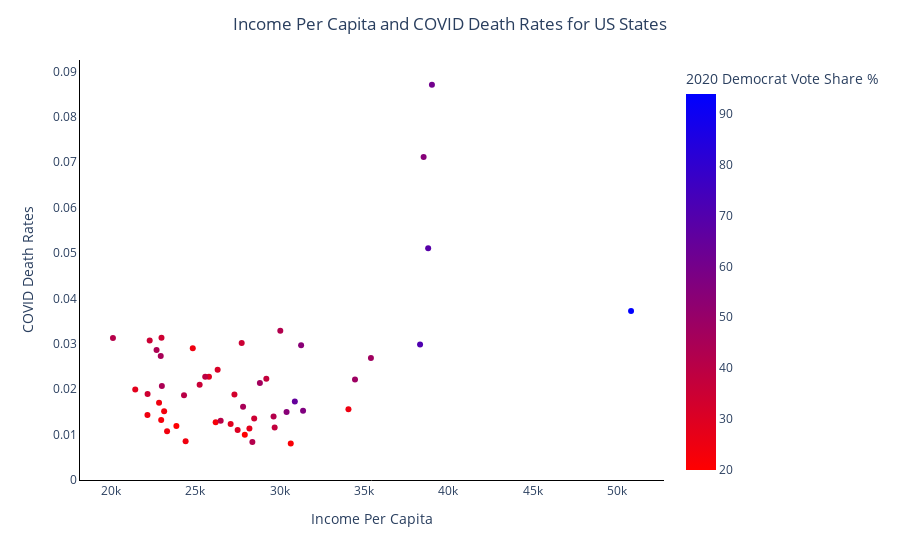
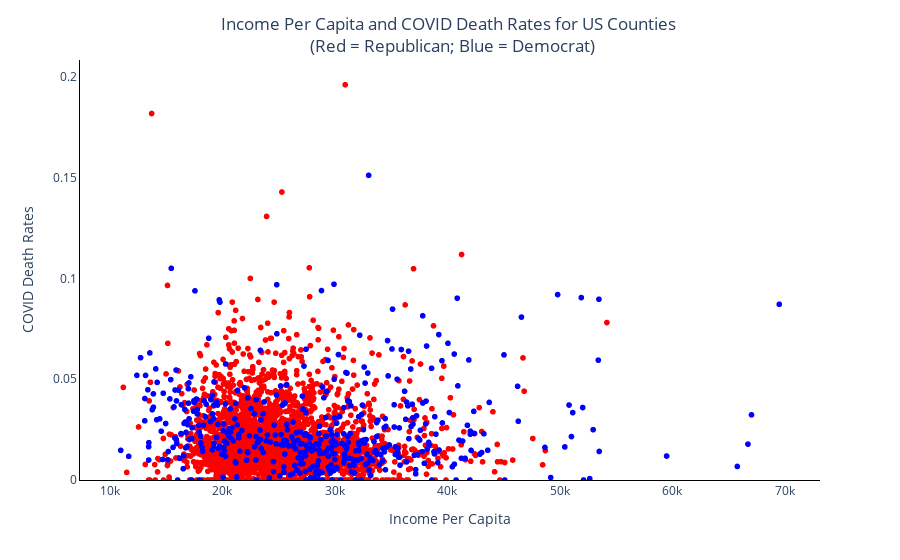

Source (notebook cell) for these figures, in order:
### Markdown cell above
## Wealth

This X variable being measured is wealth or relative wealth. In terms of the metrics used based on the dataset was income, income per capita and the poverty rate. 

For the first set of graphs, income per capita was measured in relation to the COVID death rate in terms of both counties and states. This was chosen in order to assess whether the level of wealth if equally distributed had a correlation with the COVID death rate. This was to see if poorer areas suffered COVID worse perhaps due to lack of quality infrastructure.

Through analysis of the first graph it seems to not have a correlation whatsoever, in fact inserting a trendline returns a R squared value below 0.2. However looking onwards to the second graph where if we were to omit the outliers in both graphs it could be argued that there is a weak negative correlation. This would require looking at the densest area of the graph where both blue and red datapoints seem to imply that regions with a higher income fares off better with COVID.

Despite the graph's displaying weak correlation, it was important to consider this independent variable and plot these datapoints as it would allow us to understand that perhaps relative wealth doesn't affect the response to the COVID pandemic specifically as signifianctly as believed.

### Code cell
# These graphs have a hover function

fig = px.scatter(states_only, x='Income Per Capita', y='COVID Death Rates', color='2020 Democrat Vote Share %'
                , color_continuous_scale=px.colors.sequential.Bluered_r)
fig.layout.update(title_text='Income Per Capita and COVID Death Rates for US States', title_x = 0.5
                  ,showlegend=False, plot_bgcolor = "rgba(0,0,0,0)"
                  , xaxis = dict(showgrid = True, visible = True, linecolor="black")
                  , yaxis = dict(linecolor="black", showgrid=True, visible = True, rangemode = 'tozero'))
fig.show()

fig2 = px.scatter(county_new, x='Income Per Capita', y='COVID Death Rates', color='Elected 2020'
                , color_discrete_sequence=['red','blue'])
fig2.layout.update(title_text='Income Per Capita and COVID Death Rates for US Counties <br> (Red = Republican; Blue = Democrat)', title_x = 0.5
                  ,showlegend=False, plot_bgcolor = "rgba(0,0,0,0)"
                  , xaxis = dict(showgrid = True, visible = True, linecolor="black")
                  , yaxis = dict(linecolor="black", showgrid=True, visible = True, rangemode = 'tozero'))
fig2.show()

### Figure 1 — Plotly figure (JSON) as saved in the notebook; plotly's stock layout.template omitted (floating-point values rounded to 4 significant figures)
{"data": [{"hovertemplate": "Income Per Capita=%{x}<br>COVID Death Rates=%{y}<br>2020 Democrat Vote Share %=%{marker.color}<extra></extra>", "legendgroup": "", "marker": {"color": [34.21, 28.11, 43.65, 54.47, 41.75, 68.69, 94, 54.27, 35.7, 35.05, 64.85, 34.43, 24.09, 32.6, 29.12, 22.74, 24.52, 34.29, 60.88, 47.58, 46.87, 38.83, 37.68, 22.75, 41.21, 28.71, 40.35, 24.78, 19.88, 48.43, 54.94, 44.37, 27.75, 42.18, 31.12, 20.27, 40.39, 35.05, 71.13, 45.24, 29.66, 23.7, 24.53, 24.22, 37.38, 56.81, 45.22, 41.97, 24.31, 21.77], "coloraxis": "coloraxis", "symbol": "circle"}, "mode": "markers", "name": "", "orientation": "v", "showlegend": false, "type": "scatter", "x": [22180.0, 21450.0, 22710.0, 30420.0, 29650.0, 38810.0, 50832, 31280.0, 25270.0, 22310.0, 30910.0, 28500.0, 23335, 27330.0, 25820.0, 26220.0, 22170.0, 23000.0, 39030.0, 35420.0, 28840.0, 25600.0, 29710.0, 22990.0, 20130.0, 27100.0, 24340.0, 34080.0, 27940.0, 34470.0, 38540.0, 23030.0, 28220.0, 30050.0, 26330.0, 23890.0, 26510.0, 27760.0, 38330.0, 22960.0, 27520.0, 23160.0, 24860.0, 24430.0, 29220.0, 31390.0, 27840.0, 28390.0, 22860.0, 30670.0], "xaxis": "x", "y": [0.01892, 0.01996, 0.02864, 0.01498, 0.01397, 0.05102, 0.03719, 0.02969, 0.02096, 0.0307, 0.0173, 0.01353, 0.01072, 0.01881, 0.02273, 0.01271, 0.01433, 0.03135, 0.08704, 0.02686, 0.02136, 0.02276, 0.01159, 0.01321, 0.03128, 0.01234, 0.01868, 0.0156, 0.00995, 0.02215, 0.07113, 0.02068, 0.01135, 0.03288, 0.02428, 0.0119, 0.01308, 0.03019, 0.02986, 0.02731, 0.01101, 0.01515, 0.029, 0.008527, 0.02228, 0.01526, 0.01612, 0.008362, 0.01704, 0.008053], "yaxis": "y"}], "layout": {"coloraxis": {"colorbar": {"title": {"text": "2020 Democrat Vote Share %"}}, "colorscale": [[0, "rgb(255,0,0)"], [1, "rgb(0,0,255)"]]}, "legend": {"tracegroupgap": 0}, "margin": {"t": 60}, "plot_bgcolor": "rgba(0,0,0,0)", "showlegend": false, "title": {"text": "Income Per Capita and COVID Death Rates for US States", "x": 0.5}, "xaxis": {"anchor": "y", "domain": [0, 1], "linecolor": "black", "showgrid": true, "title": {"text": "Income Per Capita"}, "visible": true}, "yaxis": {"anchor": "x", "domain": [0, 1], "linecolor": "black", "rangemode": "tozero", "showgrid": true, "title": {"text": "COVID Death Rates"}, "visible": true}}}

### Figure 2 — Plotly figure (JSON) as saved in the notebook; plotly's stock layout.template omitted (floating-point values rounded to 4 significant figures; data arrays with more than 128 entries replaced by an {"elided": "..."} marker saying what was removed)
{"data": [{"hovertemplate": "Elected 2020=Republican<br>Income Per Capita=%{x}<br>COVID Death Rates=%{y}<extra></extra>", "legendgroup": "Republican", "marker": {"color": "red", "symbol": "circle"}, "mode": "markers", "name": "Republican", "showlegend": true, "type": "scattergl", "x": {"elided": "2576 int values"}, "xaxis": "x", "y": {"elided": "2576 float values"}, "yaxis": "y"}, {"hovertemplate": "Elected 2020=Democrat<br>Income Per Capita=%{x}<br>COVID Death Rates=%{y}<extra></extra>", "legendgroup": "Democrat", "marker": {"color": "blue", "symbol": "circle"}, "mode": "markers", "name": "Democrat", "showlegend": true, "type": "scattergl", "x": {"elided": "470 int values"}, "xaxis": "x", "y": {"elided": "470 float values"}, "yaxis": "y"}], "layout": {"legend": {"title": {"text": "Elected 2020"}, "tracegroupgap": 0}, "margin": {"t": 60}, "plot_bgcolor": "rgba(0,0,0,0)", "showlegend": false, "title": {"text": "Income Per Capita and COVID Death Rates for US Counties <br> (Red = Republican; Blue = Democrat)", "x": 0.5}, "xaxis": {"anchor": "y", "domain": [0, 1], "linecolor": "black", "showgrid": true, "title": {"text": "Income Per Capita"}, "visible": true}, "yaxis": {"anchor": "x", "domain": [0, 1], "linecolor": "black", "rangemode": "tozero", "showgrid": true, "title": {"text": "COVID Death Rates"}, "visible": true}}}
